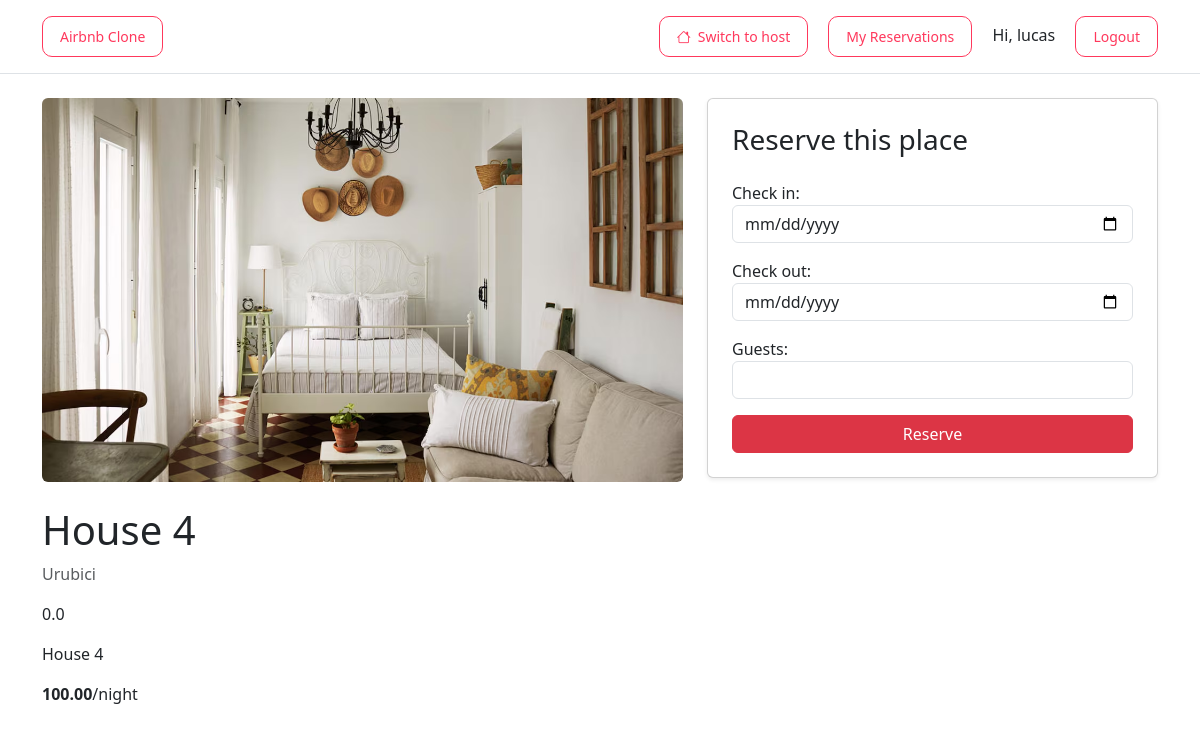
The page /houses/4/reserve/ (signed in) on the database its author committed.
### houses/models.py (models this page shows, shortened)
class House(models.Model):
    owner = models.ForeignKey(
        User,
        on_delete=models.CASCADE,
        null=True,
        blank=True,
        related_name="houses"
    )
    title = models.CharField(max_length=100)
    description = models.TextField(default="")
    location = models.CharField(max_length=100)
    price = models.DecimalField(
        max_digits=8,
        decimal_places=2
    )
    bedrooms = models.PositiveIntegerField(default=1)
    bathrooms = models.PositiveIntegerField(default=1)
    guests = models.PositiveIntegerField(default=1)
    rating = models.DecimalField(
        max_digits=2,
        decimal_places=1,
        default=0
    )
    image = models.ImageField(
        upload_to="houses/"
    )

### houses/views.py (the view)
# urls.py: path("<int:pk>/reserve/", views.house_reserve, name="house_reserve"),
@login_required
def house_reserve(request, pk):
    house = get_object_or_404(House, pk=pk)
    if request.method == "POST":
        form = ReservationForm(
            request.POST,
            house=house
        )
        if form.is_valid():
            check_in = form.cleaned_data["check_in"]
            check_out = form.cleaned_data["check_out"]
            overlapping_reservation = Reservation.objects.filter(
                house=house,
                status=Reservation.Status.CONFIRMED,
                check_in__lt=check_out,
                check_out__gt=check_in,
            ).exists()
            if overlapping_reservation:
                form.add_error(
                    None,
                    "This house is not available for these dates."
                )
            else:
                reservation = form.save(commit=False)
                reservation.house = house
                reservation.guest = request.user
                reservation.status = Reservation.Status.CONFIRMED
                reservation.save()
                return redirect(
                    "house_detail",
                    pk=house.pk
                )
    else:
        form = ReservationForm(
            house=house
        )
    return render(
        request,
        "houses/house_reserve.html",
        {
            "house": house,
            "form": form,
        }
    )

### houses/forms.py (shortened to what this page needs)
class ReservationForm (forms.ModelForm):
    class Meta:
        model = Reservation
        fields = [
            "check_in",
            "check_out",
            "guests",
        ]
        widgets = {
            "check_in": forms.DateInput(
                attrs={
                    "type": "date",
                    "class": "form-control"
                }
            ),
            "check_out": forms.DateInput(
                attrs={
                    "type": "date",
                    "class": "form-control"
                }
            ),
            "guests": forms.NumberInput(
                attrs={
                    "class": "form-control",
                    "min": 1
                }
            ),
        }
    def __init__(self, *args, house=None, **Kwargs):
        super().__init__(*args, **Kwargs)
        self.house = house
        if house:
            self.fields["guests"].widget.attrs["max"] = house.guests

### houses/templates/houses/house_reserve.html (shortened to what this page needs)
{% extends "base.html" %}
{% block content %}
<div class="container mt-4">
    <div class="row">
        <div class="col-md-7">
            {% if house.image %}
                <img
                    src="{{ house.image.url }}"
                    class="img-fluid rounded"
                    alt="{{ house.title }}"
                >
            {% endif %}
            <h1 class="mt-4">
                {{ house.title }}
            </h1>
            <p class="text-muted">
                {{ house.location }}
            </p>
            <p>
                {{ house.rating }}
            </p>
            <p>
                {{ house.description }}
            </p>
            <p>
                <strong>{{ house.price }}</strong>/night
            </p>
        </div>
        <div class="col-md-5">
            <div class="card p-4 shadow-sm">
                <h3 class="mb-4">
                    Reserve this place
                </h3>
                <form method="post">
                    {{ form.as_p }}
                    <button
                        type="submit"
                        class="btn btn-danger w-100"
                    >
                    Reserve
                    </button>
                </form>
            </div>
        </div>
    </div>
</div>
{% endblock %}

### templates/base.html (shortened to what this page needs)
{% load static %}
<!DOCTYPE html>
<html lang="pt">
<head>
    <link href="https://cdn.jsdelivr.net/npm/bootstrap@5.3.8/dist/css/bootstrap.min.css" rel="stylesheet">
    <link rel="stylesheet" href="https://cdn.jsdelivr.net/npm/bootstrap-icons@1.13.1/font/bootstrap-icons.min.css">
    <link rel="stylesheet" href="{% static 'css/style.css' %}">
</head>
<body>
    <header class="border-bottom">
        <div class="container">
            <div class="d-flex justify-content-between align-items-center py-3">
                <a class="btn btn-outline-airbnb" href="{% url 'dashboard' %}">
                    Airbnb Clone
                </a>
                <div>
                    {% if request.resolver_match.url_name == "host" or request.resolver_match.url_name == "host_reservations" %}
                        <a
                            href="{% url 'dashboard' %}"
                            class="btn btn-outline-airbnb btn-sm me-3"
                        >
                            <i class="bi bi-airplane"></i>
                            Switch to travel
                        </a>
                    {% else %}
                        <a
                            href="{% url 'host' %}"
                            class="btn btn-outline-airbnb btn-sm me-3"
                        >
                            <i class="bi bi-house"></i>
                            Switch to host
                        </a>
                    {% endif %}
                    {% if user.is_authenticated %}
                    {% if request.resolver_match.url_name == "host" %}
                    <a href="{% url 'host_reservations' %}" class="btn btn-outline-airbnb btn-sm me-3">
                        My Reservations
                    </a>
                    {% else %}
                    <a href="{% url 'my_reservations' %}" class="btn btn-outline-airbnb btn-sm me-3">
                        My Reservations
                    </a>
                    {% endif %}
                    <span class="me-3">
                        Hi, {{ user.username }}
                    </span>
                    <a href="{% url 'logout' %}" class="btn btn-outline-airbnb btn-sm">
                        Logout
                    </a>
                    {% else %}
                    <a href="{% url 'login' %}" class="btn btn-outline-airbnb btn-sm">
                        Login
                    </a>
                    {% endif %}
                </div>
            </div>
        </div>
    </header>
    <main>
        {% block content %}
        {% endblock %}
    </main>
</body>
</html>

### static/css/style.css (style rules this page uses)
.btn.btn-outline-airbnb { display: inline-flex; align-items: center; gap: 7px; background: white; color: #FF385C; border: 1px solid #FF385C; border-radius: 10px; padding: 9px 17px; font-size: 14px; font-weight: 500; transition: all 0.2s ease; }

### rows shown on the page
House: image (picture), title "House 4", location "Urubici", rating "0.0", description "House 4", price "100.00"

### other values the page prints
{{ user.username }} "lucas"
